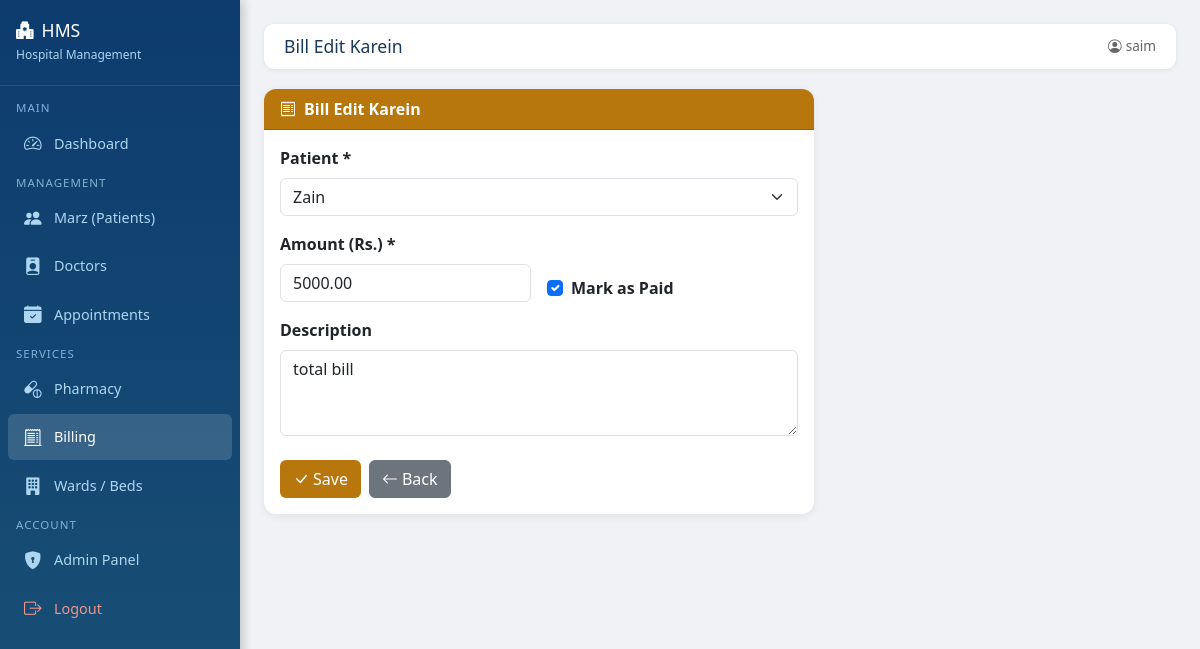
The app's page /billing/edit/2/ (signed in) with its own data.
### billing/models.py (models this page shows, shortened)
class Bill(models.Model):
    patient     = models.ForeignKey(Patient, on_delete=models.CASCADE)
    amount      = models.DecimalField(max_digits=10, decimal_places=2)
    description = models.TextField()
    paid        = models.BooleanField(default=False)
    date        = models.DateTimeField(auto_now_add=True)
    class Meta:
        ordering = ['-date']

### patients/models.py (models this page shows, shortened)
class Patient(models.Model):
    BLOOD_GROUPS = [
        ('A+','A+'), ('A-','A-'), ('B+','B+'), ('B-','B-'),
        ('O+','O+'), ('O-','O-'), ('AB+','AB+'), ('AB-','AB-'),
    ]
    GENDER_CHOICES = [('Male','Male'), ('Female','Female'), ('Other','Other')]
    name        = models.CharField(max_length=100)
    age         = models.IntegerField()
    gender      = models.CharField(max_length=10, choices=GENDER_CHOICES)
    phone       = models.CharField(max_length=15)
    address     = models.TextField()
    blood_group = models.CharField(max_length=5, choices=BLOOD_GROUPS)
    registered  = models.DateTimeField(auto_now_add=True)
    class Meta:
        ordering = ['-registered']

### billing/views.py (the view, shortened to what this page needs)
# urls.py: path('edit/<int:pk>/', views.edit_bill, name='edit_bill'),
@login_required
def edit_bill(request, pk):
    bill = get_object_or_404(Bill, pk=pk)
    return render(request, 'billing/form.html', {
        'bill': bill,
        'title': 'Bill Edit Karein',
        'patients': Patient.objects.all(),
    })

### templates/billing/form.html (shortened to what this page needs)
{% extends 'base.html' %}
{% block page_title %}{{ title }}{% endblock %}
{% block content %}
<div class="card" style="max-width:550px;">
    <div class="card-header text-white" style="background:#b7770d;">
        <i class="bi bi-receipt me-2"></i>{{ title }}
    </div>
    <div class="card-body">
        <form method="post">
            <div class="row g-3">
                <div class="col-12">
                    <label class="form-label fw-semibold">Patient *</label>
                    <select name="patient" class="form-select" required>
                        {% for p in patients %}
                        <option value="{{ p.id }}" {% if bill.patient_id == p.id %}selected{% endif %}>{{ p.name }}</option>
                        {% endfor %}
                    </select>
                </div>
                <div class="col-md-6">
                    <label class="form-label fw-semibold">Amount (Rs.) *</label>
                    <input type="number" name="amount" class="form-control"
                           value="{{ bill.amount|default:'' }}" required min="0" step="0.01">
                </div>
                <div class="col-md-6 d-flex align-items-end">
                    <div class="form-check">
                        <input type="checkbox" name="paid" class="form-check-input"
                               id="paid" {% if bill.paid %}checked{% endif %}>
                        <label class="form-check-label fw-semibold" for="paid">Mark as Paid</label>
                    </div>
                </div>
                <div class="col-12">
                    <label class="form-label fw-semibold">Description</label>
                    <textarea name="description" class="form-control" rows="3"
                              placeholder="Bill details or reason...">{{ bill.description|default:'' }}</textarea>
                </div>
            </div>
            <div class="mt-4 d-flex gap-2">
                <button type="submit" class="btn text-white" style="background:#b7770d;"><i class="bi bi-check-lg me-1"></i>Save</button>
                <a href="{% url 'bill_list' %}" class="btn btn-secondary"><i class="bi bi-arrow-left me-1"></i>Back</a>
            </div>
        </form>
    </div>
</div>
{% endblock %}

### templates/base.html (shortened to what this page needs)
<!DOCTYPE html>
<html lang="ur" dir="ltr">
<head>
    <link href="https://cdn.jsdelivr.net/npm/bootstrap@5.3.0/dist/css/bootstrap.min.css" rel="stylesheet">
    <link href="https://cdn.jsdelivr.net/npm/bootstrap-icons@1.11.0/font/bootstrap-icons.css" rel="stylesheet">
</head>
<body>
<div class="sidebar">
    <div class="brand">
        <h5><i class="bi bi-hospital-fill me-2"></i>HMS</h5>
        <small>Hospital Management</small>
    </div>
    <nav class="mt-2">
        <span class="nav-section">Main</span>
        <a href="/" class="{% if request.path == '/' %}active{% endif %}">
            <i class="bi bi-speedometer2"></i> Dashboard
        </a>
        <span class="nav-section">Management</span>
        <a href="/patients/" class="{% if '/patients/' in request.path %}active{% endif %}">
            <i class="bi bi-people-fill"></i> Marz (Patients)
        </a>
        <a href="/doctors/" class="{% if '/doctors/' in request.path %}active{% endif %}">
            <i class="bi bi-person-badge-fill"></i> Doctors
        </a>
        <a href="/appointments/" class="{% if '/appointments/' in request.path %}active{% endif %}">
            <i class="bi bi-calendar-check-fill"></i> Appointments
        </a>
        <span class="nav-section">Services</span>
        <a href="/pharmacy/" class="{% if '/pharmacy/' in request.path %}active{% endif %}">
            <i class="bi bi-capsule-pill"></i> Pharmacy
        </a>
        <a href="/billing/" class="{% if '/billing/' in request.path %}active{% endif %}">
            <i class="bi bi-receipt-cutoff"></i> Billing
        </a>
        <a href="/wards/" class="{% if '/wards/' in request.path %}active{% endif %}">
            <i class="bi bi-building-fill"></i> Wards / Beds
        </a>
        <span class="nav-section">Account</span>
        <a href="/admin/" target="_blank">
            <i class="bi bi-shield-lock-fill"></i> Admin Panel
        </a>
        <a href="/logout/" style="color: #f1948a;">
            <i class="bi bi-box-arrow-right"></i> Logout
        </a>
    </nav>
</div>
<div class="main-content">
    <div class="topbar">
        <h4>{% block page_title %}Dashboard{% endblock %}</h4>
        <span style="color:#666; font-size:0.85rem;">
            <i class="bi bi-person-circle me-1"></i>{{ request.user.username }}
        </span>
    </div>
    {% block content %}{% endblock %}
</div>
</body>
</html>

### templates/base.html (style rules this page uses)
body { background: #f0f2f5; font-family: 'Segoe UI', sans-serif; }
.sidebar { width: 240px; min-height: 100vh; background: linear-gradient(180deg, #0d3b6e 0%, #1a5276 100%); color: white; position: fixed; top: 0; left: 0; z-index: 100; box-shadow: 3px 0 10px rgba(0,0,0,0.2); }
.sidebar .brand { padding: 20px 16px; border-bottom: 1px solid rgba(255,255,255,0.1); }
.sidebar .brand h5 { color: #fff; font-size: 1.1rem; margin: 0; }
.sidebar .brand small { color: #aed6f1; font-size: 0.75rem; }
.sidebar nav a { display: flex; align-items: center; gap: 10px; padding: 10px 16px; color: #aed6f1; text-decoration: none; font-size: 0.9rem; border-radius: 6px; margin: 2px 8px; transition: all 0.2s; }
.sidebar nav a:hover, .sidebar nav a.active { background: rgba(255,255,255,0.15); color: #fff; }
.sidebar nav a i { font-size: 1.1rem; width: 20px; }
.sidebar .nav-section { padding: 8px 16px 4px; color: #7fb3d3; font-size: 0.72rem; text-transform: uppercase; letter-spacing: 1px; }
.main-content { margin-left: 240px; padding: 24px; min-height: 100vh; }
.topbar { background: white; padding: 12px 20px; border-radius: 10px; margin-bottom: 20px; box-shadow: 0 1px 4px rgba(0,0,0,0.08); display: flex; justify-content: space-between; align-items: center; }
.topbar h4 { margin: 0; font-size: 1.1rem; color: #1a3a5c; }
.card { border: none; border-radius: 12px; box-shadow: 0 2px 8px rgba(0,0,0,0.07); }
.card-header { border-radius: 12px 12px 0 0 !important; font-weight: 600; }

### records on screen
Bill: patient "Zain", amount "5000.00", paid "☑", description "total bill"

### other values on screen
{{ title }} "Bill Edit Karein"
{{ request.user.username }} "saim"
